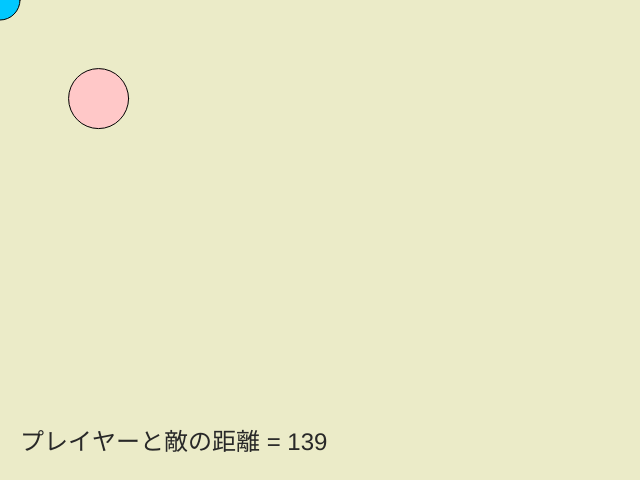
Frame 1 (no input)
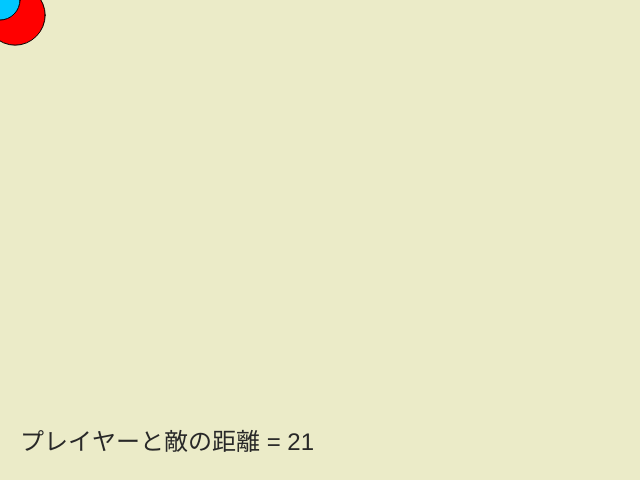
Frame 60 (no input)
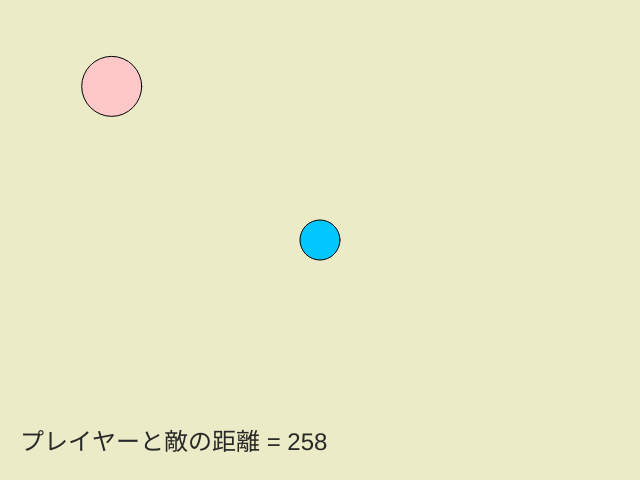
Frame 120 (the mouse pressed at the canvas centre since frame 60)

The p5.js sketch that drew these frames (run headless with seeded random() and noise() and a simulated clock; from frame 60 on, the mouse is pressed at the canvas centre):

// p5.js sketch
// ── sketch.js

let enemyX = 100;
let enemyY = 100;

const PLAYER_SIZE = 40;
const ENEMY_SIZE = 60;
const ENEMY_SPEED = 2;
const HIT_DISTANCE = (PLAYER_SIZE + ENEMY_SIZE) / 2;

function setup() {
  const canvas = createCanvas(640, 480);
}

function draw() {
  background(235, 235, 200);

  const playerX = mouseX;
  const playerY = mouseY;

  const distance = Math.sqrt(
    Math.pow(playerX - enemyX, 2) +
    Math.pow(playerY - enemyY, 2)
  );


  if (distance > 0) {


    if (distance > ENEMY_SPEED) {
      enemyX += (playerX - enemyX) / distance * ENEMY_SPEED;
      enemyY += (playerY - enemyY) / distance * ENEMY_SPEED;
    } else {
      // 距離が2以下なら位置を合わせて停止
      enemyX = playerX;
      enemyY = playerY;
    }
  }

  const newDistance = Math.sqrt(
    Math.pow(playerX - enemyX, 2) +
    Math.pow(playerY - enemyY, 2)
  );


  if (newDistance <= HIT_DISTANCE) {
    fill(255, 0, 0);
  } else {
    fill(255, 200, 200);
  }

  circle(enemyX, enemyY, ENEMY_SIZE);


  fill(0, 200, 255);
  circle(playerX, playerY, PLAYER_SIZE);


  fill(40, 40, 40);
  textSize(24);
  text('プレイヤーと敵の距離 = ' + Math.floor(newDistance), 20, 450);
}
